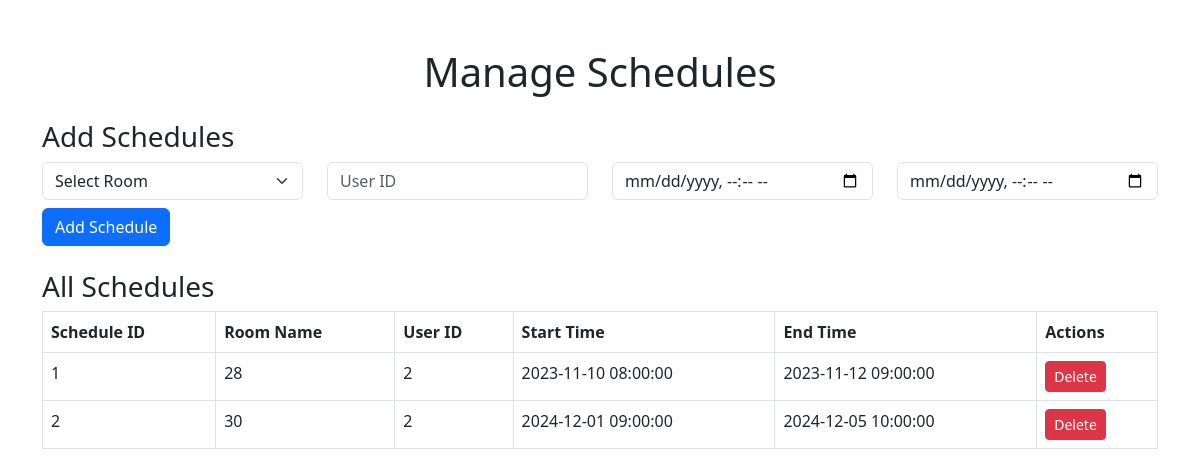
The app's page /admin/manageSchedules.php with its own data.
### tables this page shows
CREATE TABLE `bookings` (
  `Booking_ID` int(11) NOT NULL,
  `user_ID` int(11) NOT NULL,
  `Room_ID` int(11) NOT NULL,
  `Status` varchar(255)  NOT NULL,
  `Title` varchar(255) NOT NULL,
  `Start_Time` datetime NOT NULL,
  `End_Time` datetime NOT NULL
);

### admin/manageSchedules.php (the view, shortened to what this page needs)
<?php
include('../database/db.php');
$bookings = $pdo->query("SELECT * FROM bookings")->fetchAll(PDO::FETCH_ASSOC);
?>
<!DOCTYPE html>
<html lang="en">
<head>
    <link rel="stylesheet" href="https://cdn.jsdelivr.net/npm/bootstrap@5.3.0/dist/css/bootstrap.min.css">
</head>
<body class="container mt-5">
    <h1 class="text-center mb-4">Manage Schedules</h1>
    <h3>Add Schedules</h3>
    <form method="post" class="mb-4">
        <div class="row">
            <div class="col-md-3">
                <select name="Room_ID" class="form-select" required>
                    <option value="">Select Room</option>
                </select>
            </div>
            <div class="col-md-3">
                <input type="number" name="user_ID" placeholder="User ID" class="form-control" required>
            </div>
            <div class="col-md-3">
                <input type="datetime-local" name="Start_Time" class="form-control" required>
            </div>
            <div class="col-md-3">
                <input type="datetime-local" name="End_Time" class="form-control" required>
            </div>
        </div>
        <button type="submit" name="add_schedule" class="btn btn-primary mt-2">Add Schedule</button>
    </form>
    <h3>All Schedules</h3>
    <table class="table table-bordered">
        <thead>
        <tr>
            <th>Schedule ID</th>
            <th>Room Name</th>
            <th>User ID</th>
            <th>Start Time</th>
            <th>End Time</th>
            <th>Actions</th>
        </tr>
        </thead>
        <tbody>
        <?php foreach ($bookings as $booking): ?>
            <tr>
                <td><?= $booking['Booking_ID'] ?></td>
                <td><?= $booking['Room_ID'] ?></td>
                <td><?= $booking['user_ID'] ?></td>
                <td><?= $booking['Start_Time'] ?></td>
                <td><?= $booking['End_Time'] ?></td>
                <td>
                    <a href="?delete_schedule=<?= $booking['Booking_ID'] ?>" class="btn btn-danger btn-sm">Delete</a>
                </td>
            </tr>
        <?php endforeach; ?>
        </tbody>
    </table>
</body>
</html>

### records on screen
bookings: Booking_ID "1", Room_ID "28", user_ID "2", Start_Time "2023-11-10 08:00:00", End_Time "2023-11-12 09:00:00"
bookings: Booking_ID "2", Room_ID "30", user_ID "2", Start_Time "2024-12-01 09:00:00", End_Time "2024-12-05 10:00:00"
